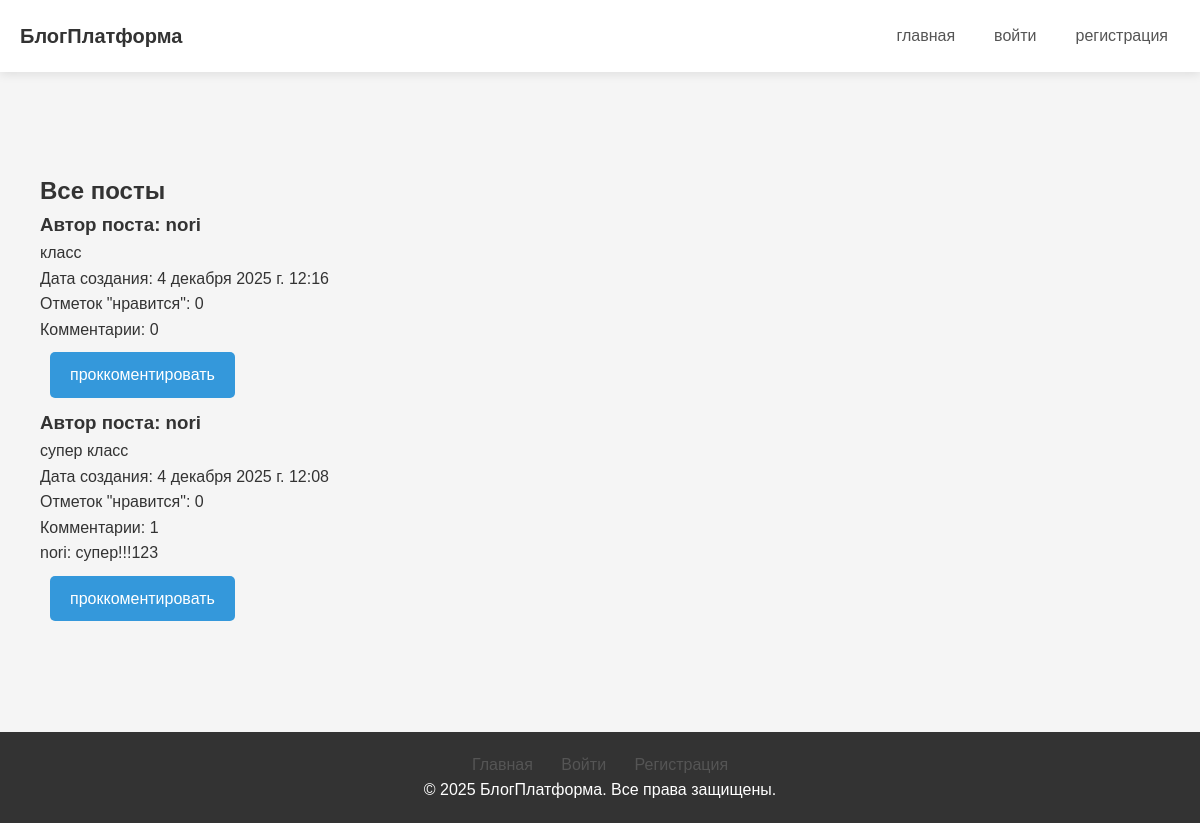
The app's page /blogs/?page=2, older data.
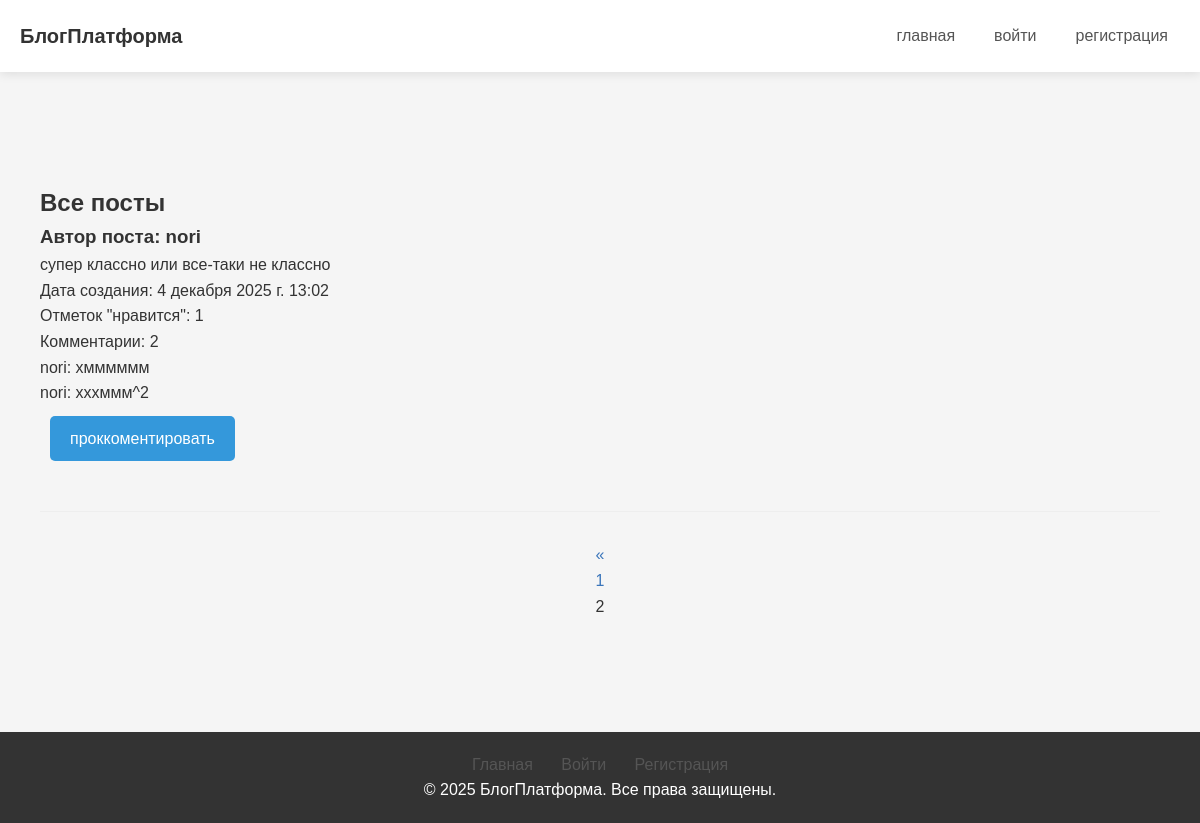
The same page, newer data.
### blogs/models.py (models this page shows, shortened)
class Post(models.Model):
    post_text = models.TextField(verbose_name="Текст поста")
    author = models.ForeignKey('ReallyUser', on_delete=models.CASCADE, verbose_name='Автор поста', null=True)
    pub_date = models.DateTimeField(default=datetime.now, verbose_name="Дата публикации")
    likes = models.ManyToManyField(settings.AUTH_USER_MODEL, related_name="liked_posts", blank=True)
    class Meta:
        verbose_name = 'Пост'
        verbose_name_plural = 'Посты'

class ReallyUser(AbstractUser):
    avatar = models.ImageField(upload_to='avatars/', blank=True, null=True,
                               verbose_name='Аватар', default='avatars/image.png')
    biography = models.CharField(max_length=250, verbose_name="Биография", null=True)
    class Meta(AbstractUser.Meta):
        pass

class Comment(models.Model):
    comment_text = models.TextField(verbose_name="Текст комментария")
    post = models.ForeignKey('Post', on_delete=models.CASCADE,
                                      verbose_name="Комментарий к посту", blank=True, null=True)
    commenter = models.ForeignKey('ReallyUser', on_delete=models.CASCADE, verbose_name='Автор комментария', null=True)
    class Meta:
        verbose_name = 'Комментарий'
        verbose_name_plural = 'Комментарии'

### blogs/views.py (the view)
# urls.py: path('', views.index, name='index'),
def index(request):
    posts = Post.objects.annotate(comment_count=Count('comment', distinct=True), likes_count=Count('likes', distinct=True)).order_by('-pub_date')[:50]
    paginator = Paginator(posts, 2)
    if 'page' in request.GET:
        page_num = request.GET['page']
    else:
        page_num = 1
    page = paginator.get_page(page_num)
    context = {'posts': page.object_list, 'page': page}
    return render(request, 'index.html', context)

### blogs/templates/index.html (shortened to what this page needs)
{% extends "base_generic.html" %}
{% block content %}
<section class="title">
            <h1>Все посты</h1>
        </section>
        <section class="articles-wrapper">
            <div class="articles">
                <div class="four-articles">
                    {% if posts %}
                    {% for post in posts %}
                    <article>
                        <div class="article-inner">
                            <div class="article-text">
                                <h3>Автор поста: {{ post.author }}</h3>
                                <p>{{ post.post_text }}</p>
                                <p>Дата создания: {{ post.pub_date }}</p>
                                 {% if request.user.is_authenticated %}
            <p class="lele">
                <a href="{% url 'toggle_like' pk=post.pk %}">
                    {% if request.user in post.likes.all %}
                        Уже не нравится
                    {% else %}
                        Нравится
                    {% endif %}
                    {% if request.user == post.author %}
                        <a href="{% url 'edit-post' pk=post.pk %}" class="change"><b>Изменить пост?</b></a>
                        <a href="{% url 'delete-post' pk=post.pk %}" class="change"><b>Удалить пост?</b></a>
                    {% endif %}
                </a>
                <span>Отметок "нравится": {{ post.likes_count }}</span>
            </p>
        {% else %}
            <p>Отметок "нравится": {{ post.likes_count }}</p>
        {% endif %}
        <p>Комментарии: {{ post.comment_count }}</p>
                            </div>
                            <div class="article-buttons">
                                {% for comment in post.comment_set.all %}
        <p class="comment">{{ comment.commenter.username }}: {{ comment.comment_text }}</p>
    {% endfor %}
                                <a href="{% url 'add-comment' pk=post.pk %}" class="button">проккоментировать</a>
                            </div>
                            {% endfor %}
                            {% if page.paginator.num_pages > 1 %}
    <div class="pagination">
        <div class="pagination-list">
            {% if page.has_previous %}
                <div class="pagination-item">
                    <a href="?page={{ page.previous_page_number }}" class="pagination-link">&laquo;</a>
                </div>
            {% endif %}
            {% for num in page.paginator.page_range %}
                <div class="pagination-item {% if num == page.number %}active{% endif %}">
                    {% if num == page.number %}
                        <span class="pagination-link">{{ num }}</span>
                    {% else %}
                        <a href="?page={{ num }}" class="pagination-link">{{ num }}</a>
                    {% endif %}
                </div>
            {% endfor %}
        </div>
    </div>
                            {% endif %}
                            {% else %}
                             <p>Нет постов </p>
                            {% endif %}
                        </div>
                    </article>
                </div>
            </div>
        </section>
{% endblock %}

### blogs/templates/base_generic.html (shortened to what this page needs)
<!DOCTYPE html>
<html lang="ru">
<head>
    <link rel="stylesheet" href="/static/css/style.css">
    <link rel="stylesheet" href="https://cdnjs.cloudflare.com/ajax/libs/font-awesome/6.4.0/css/all.min.css">
</head>
<body>
    <header class="header">
        <div class="container">
            <div class="logo">
                <a href="/">
                    <span>БлогПлатформа</span>
                </a>
            </div>
             <nav class="header-nav">
                <a href="{% url 'index' %}">главная</a>
                {% if user.is_authenticated %}
                <p class="like-link">пользователь: {{ user.get_username }}</p>
                <a href="{% url 'profile' %}">профиль</a>
                <a href="{% url 'logout' %}">выйти из профиля</a>
                <a href="{% url 'create' %}">создать пост</a>
                 <a href="{% url 'user-change' %}">редактировать профиль</a>
                 <a href="{% url 'user-delete' %}">удалить профиль</a>
                {% else %}
                    <a href="{% url 'login' %}">войти</a>
                    <a href="{% url 'register' %}">регистрация</a>
                {% endif %}
            </nav>
        </div>
    </header>
    <main class="main">
        <div class="container">
            {% block content %}{% endblock %}
        </div>
    </main>
    <footer class="footer">
        <nav class="nav">
                    <a href="{% url 'index' %}">Главная</a>
                {% if user.is_authenticated %}
                <p class="like-link-f">Пользователь: {{ user.get_username }}</p>
                <a href="{% url 'profile' %}">Профиль</a>
                {% else %}
                    <a href="{% url 'login' %}">Войти</a>
                    <a href="{% url 'register' %}">Регистрация</a>
                {% endif %}
            </nav>
        <div class="container">
            <p>&copy; 2025 БлогПлатформа. Все права защищены.</p>
        </div>
    </footer>
</body>
</html>

### blogs/static/css/style.css (style rules this page uses)
* { margin: 0; padding: 0; box-sizing: border-box; }
body { font-family: 'Segoe UI', Tahoma, Geneva, Verdana, sans-serif; line-height: 1.6; color: #333; background-color: #f5f5f5; }
a { text-decoration: none; color: #3a75ba; }
.container { width: 100%; max-width: 1200px; margin: 0 auto; padding: 0 20px; }
.button { background-color: #3a75ba; }
.header { background-color: #fff; box-shadow: 0 2px 10px rgba(0,0,0,0.1); padding: 15px 0; position: sticky; top: 0; z-index: 1000; }
.header .container { display: flex; justify-content: space-between; align-items: center; }
.logo a { display: flex; align-items: center; text-decoration: none; color: #333; font-size: 24px; font-weight: bold; }
.nav a { text-decoration: none; color: #555; font-weight: 500; padding: 8px 12px; border-radius: 4px; transition: all 0.3s; }
.main { min-height: calc(100vh - 140px); padding: 30px 0; }
.footer { background-color: #333; color: #fff; padding: 20px 0; text-align: center; }
.pagination { display: flex; justify-content: center; align-items: center; gap: 20px; margin-top: 40px; padding-top: 30px; border-top: 1px solid #eee; }
body { margin: 0; font-family: Arial, sans-serif; background: #f5f5f5; display: flex; flex-direction: column; min-height: 100vh; }
.main { flex: 1; display: flex; align-items: center; justify-content: center; padding: 20px; }
.header { background: white; padding: 15px 0; box-shadow: 0 2px 10px rgba(0,0,0,0.1); }
.header .container { display: flex; justify-content: space-between; align-items: center; max-width: 1200px; margin: 0 auto; padding: 0 20px; }
.logo a { text-decoration: none; color: #333; font-size: 20px; font-weight: bold; }
.header-nav { display: flex; gap: 15px; align-items: center; }
.header-nav a { text-decoration: none; color: #555; padding: 8px 12px; border-radius: 5px; }
.footer { background: #333; color: white; padding: 20px 0; text-align: center; }
.footer .container { max-width: 1200px; margin: 0 auto; padding: 0 20px; }
.button { display: inline-block; padding: 10px 20px; background: #3498db; color: white; border: none; border-radius: 5px; cursor: pointer; text-decoration: none; font-size: 16px; text-align: center; margin: 10px; }

Row changes from the older to the newer data that the page shows:
removed Post: author "nori", post_text "класс", pub_date "4 декабря 2025 г. 12:16", likes_count "0", comment_count "0"
removed Post: author "nori", post_text "супер класс", pub_date "4 декабря 2025 г. 12:08", likes_count "0", comment_count "1"
removed Comment: commenter.username "nori", comment_text "супер!!!123"
added Post: author "nori", post_text "супер классно или все-таки не классно", pub_date "4 декабря 2025 г. 13:02", likes_count "1", comment_count "2"
added Comment: commenter.username "nori", comment_text "хмммммм"
added Comment: commenter.username "nori", comment_text "хххммм^2"
Text that changed along with them:
new list line: "1"
new list line: "2"
